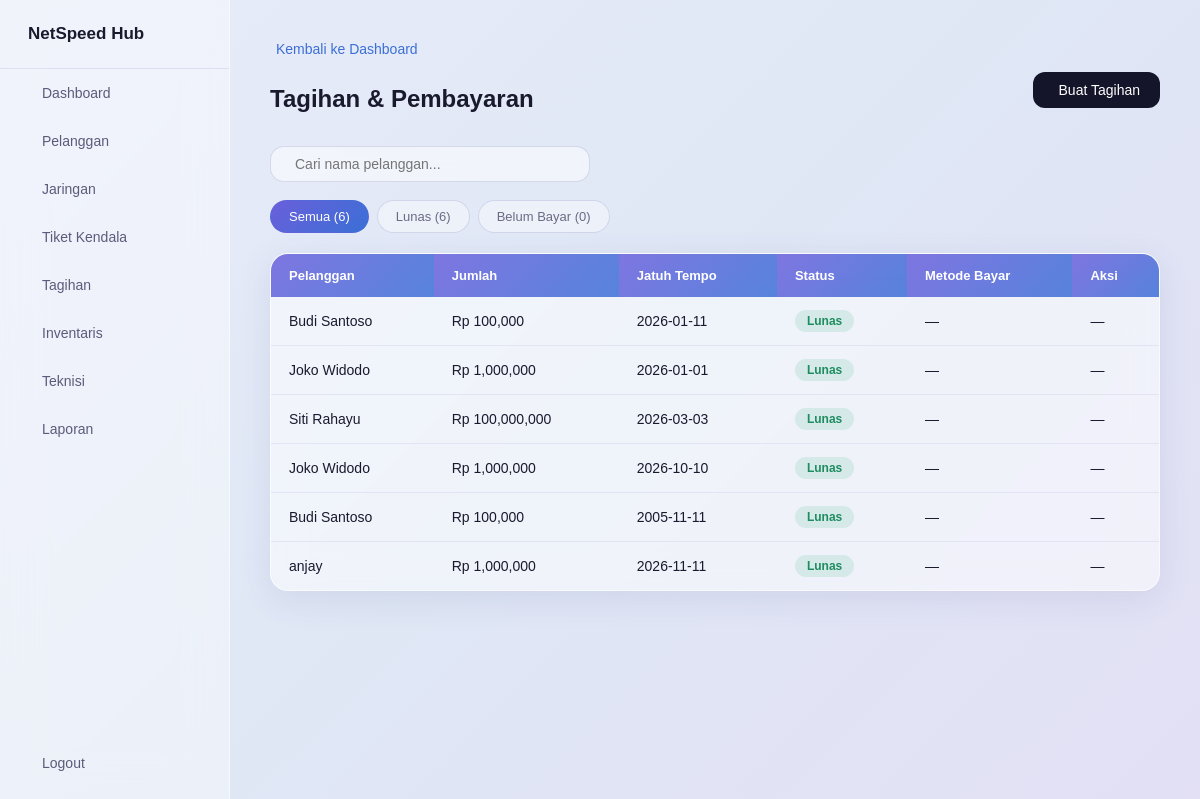
/tagihan (signed in), run on the app's committed database.
### tables this page shows
CREATE TABLE tagihan (
            id INTEGER PRIMARY KEY AUTOINCREMENT,
            pelanggan_id INTEGER,
            jumlah INTEGER,
            jatuh_tempo TEXT,
            status_bayar TEXT DEFAULT 'Belum Bayar', metode_bayar TEXT, tanggal_bayar TEXT,
            FOREIGN KEY (pelanggan_id) REFERENCES pelanggan (id)
        );

CREATE TABLE pelanggan (
            id INTEGER PRIMARY KEY AUTOINCREMENT,
            nama TEXT NOT NULL,
            no_hp TEXT,
            paket TEXT,
            status TEXT DEFAULT 'Aktif'
        );

### App.py (the view)
@app.route("/tagihan")
def tagihan():
    if session.get("role") != "admin":
        return redirect(url_for("login"))
    filter_status = request.args.get("filter", "semua")
    kata_cari = request.args.get("cari", "")
    conn = get_connection()
    cursor = conn.cursor()
    query = """
        SELECT tagihan.id, pelanggan.nama, tagihan.jumlah,
               tagihan.jatuh_tempo, tagihan.status_bayar
        FROM tagihan
        JOIN pelanggan ON tagihan.pelanggan_id = pelanggan.id
        WHERE pelanggan.nama LIKE ?
    """
    params = [f"%{kata_cari}%"]
    if filter_status == "lunas":
        query += " AND tagihan.status_bayar = 'Lunas'"
    elif filter_status == "belum_bayar":
        query += " AND tagihan.status_bayar = 'Belum Bayar'"
    cursor.execute(query, params)
    daftar_tagihan = cursor.fetchall()
    cursor.execute("SELECT COUNT(*) FROM tagihan")
    jumlah_semua = cursor.fetchone()[0]
    cursor.execute("SELECT COUNT(*) FROM tagihan WHERE status_bayar = 'Lunas'")
    jumlah_lunas = cursor.fetchone()[0]
    cursor.execute("SELECT COUNT(*) FROM tagihan WHERE status_bayar = 'Belum Bayar'")
    jumlah_belum_bayar = cursor.fetchone()[0]
    conn.close()
    return render_template(
        "tagihan.html",
        daftar_tagihan=daftar_tagihan,
        filter_status=filter_status,
        kata_cari=kata_cari,
        jumlah_semua=jumlah_semua,
        jumlah_lunas=jumlah_lunas,
        jumlah_belum_bayar=jumlah_belum_bayar
    )

### App.py (called while the page is built)
@app.context_processor
def inject_notifikasi():
    if "username" not in session:
        return {}
    conn = get_connection()
    cursor = conn.cursor()
    notif = 0
    if session.get("role") in ["admin", "teknisi"]:
        cursor.execute(
            "SELECT COUNT(*) FROM tiket_kendala WHERE status = 'Dilaporkan'"
        )
        notif = cursor.fetchone()[0]
    elif session.get("role") == "pelanggan":
        cursor.execute(
            "SELECT COUNT(*) FROM tiket_kendala WHERE pelanggan_id = ? AND status = 'Sedang Ditangani'",
            (session.get("pelanggan_id"),)
        )
        notif = cursor.fetchone()[0]
    conn.close()
    return {"jumlah_notifikasi": notif}

### database.py (called while the page is built)
def get_connection():
    conn = sqlite3.connect("database.db")
    conn.row_factory = sqlite3.Row
    return conn

### Templates/tagihan.html (shortened to what this page needs)
{% extends "base.html" %}
{% block content %}
    <a href="{{ url_for('dashboard') }}" class="back-link"> Kembali ke Dashboard</a>
    <div class="page-header">
        <h1>Tagihan &amp; Pembayaran</h1>
        <a href="{{ url_for('tambah_tagihan') }}" class="btn-primary"> Buat Tagihan</a>
    </div>
    <form method="GET" action="{{ url_for('tagihan') }}" class="search-bar">
        <input type="text" name="cari" value="{{ kata_cari }}" placeholder="Cari nama pelanggan...">
    </form>
    <div class="filter-tabs">
        <a href="{{ url_for('tagihan', filter='semua', cari=kata_cari) }}"
           class="filter-tab {% if filter_status == 'semua' %}active{% endif %}">
            Semua ({{ jumlah_semua }})
        </a>
        <a href="{{ url_for('tagihan', filter='lunas', cari=kata_cari) }}"
           class="filter-tab {% if filter_status == 'lunas' %}active{% endif %}">
            Lunas ({{ jumlah_lunas }})
        </a>
        <a href="{{ url_for('tagihan', filter='belum_bayar', cari=kata_cari) }}"
           class="filter-tab {% if filter_status == 'belum_bayar' %}active{% endif %}">
            Belum Bayar ({{ jumlah_belum_bayar }})
        </a>
    </div>
    <table class="data-table">
        <thead>
            <tr>
                <th>Pelanggan</th>
                <th>Jumlah</th>
                <th>Jatuh Tempo</th>
                <th>Status</th>
                <th>Metode Bayar</th>
                <th>Aksi</th>
            </tr>
        </thead>
        <tbody>
            {% for t in daftar_tagihan %}
            <tr>
                <td>{{ t.nama }}</td>
                <td>Rp {{ "{:,}".format(t.jumlah) }}</td>
                <td>{{ t.jatuh_tempo }}</td>
                <td>
                    {% if t.status_bayar == "Lunas" %}
                        <span class="badge badge-green">Lunas</span>
                    {% else %}
                        <span class="badge badge-red">Belum Bayar</span>
                    {% endif %}
                </td>
                <td>{{ t.metode_bayar if t.metode_bayar else "—" }}</td>
                <td>
                    {% if t.status_bayar != "Lunas" %}
                    <a href="{{ url_for('bayar_tagihan', id=t.id) }}" class="action-edit"><i class="ti ti-credit-card"></i> Bayar</a>
                    {% else %}
                    —
                    {% endif %}
                </td>
            </tr>
            {% endfor %}
        </tbody>
    </table>
{% endblock %}

### Templates/base.html (shortened to what this page needs)
<!DOCTYPE html>
<html lang="id">
<head>
    <link rel="stylesheet" href="https://cdn.jsdelivr.net/npm/@tabler/icons-webfont@2.47.0/tabler-icons.min.css">
    <link rel="stylesheet" href="{{ url_for('static', filename='style.css') }}">
    <link rel="stylesheet" href="https://unpkg.com/leaflet@1.9.4/dist/leaflet.css">
</head>
<body>
    <div class="app-layout">
        <div class="sidebar">
            <div class="sidebar-brand"> NetSpeed Hub</div>
            <a href="{{ url_for('dashboard') }}" class="nav-item"> Dashboard</a>
            <a href="{{ url_for('pelanggan') }}" class="nav-item"> Pelanggan</a>
            <a href="{{ url_for('jaringan') }}" class="nav-item"> Jaringan</a>
            <a href="{{ url_for('tiket') }}" class="nav-item">
                 Tiket Kendala
            </a>
            <a href="{{ url_for('tagihan') }}" class="nav-item"> Tagihan</a>
            <a href="{{ url_for('inventaris') }}" class="nav-item"> Inventaris</a>
            <a href="{{ url_for('teknisi') }}" class="nav-item"> Teknisi</a>
            <a href="{{ url_for('laporan') }}" class="nav-item"> Laporan</a>
            <a href="{{ url_for('logout') }}" class="nav-item nav-logout"> Logout</a>
        </div>
        <div class="main-content">
            {% block content %}{% endblock %}
        </div>
    </div>
</body>
</html>

### Static/Style.css (style rules this page uses)
* { margin: 0; padding: 0; box-sizing: border-box; }
body { font-family: Arial, sans-serif; background: linear-gradient(135deg, #e8ecf9 0%, #dfe7f5 50%, #e3e0f5 100%); min-height: 100vh; }
a { text-decoration: none; }
.app-layout { display: flex; min-height: 100vh; }
.sidebar { width: 230px; background: rgba(255, 255, 255, 0.4); backdrop-filter: blur(20px); border-right: 1px solid rgba(255, 255, 255, 0.5); display: flex; flex-direction: column; flex-shrink: 0; }
.sidebar-brand { color: #1a1a2e; font-size: 17px; font-weight: bold; padding: 24px 20px; border-bottom: 1px solid rgba(150, 150, 200, 0.2); display: flex; align-items: center; gap: 8px; }
.nav-item { color: #5b5b7a; padding: 13px 20px; margin: 3px 12px; border-radius: 12px; font-size: 14px; display: flex; align-items: center; gap: 10px; transition: background 0.2s, color 0.2s; }
.nav-logout { margin-top: auto; margin-bottom: 16px; }
.main-content { flex: 1; padding: 35px 40px; }
.main-content h1 { color: #1a1a2e; margin-bottom: 25px; font-size: 24px; }
.back-link { display: inline-flex; align-items: center; gap: 6px; margin-bottom: 15px; color: #3b6fd6; font-size: 14px; }
.btn-primary { display: inline-flex; align-items: center; gap: 6px; margin-bottom: 18px; padding: 10px 20px; background: #14142b; color: white; border-radius: 12px; font-size: 14px; border: none; cursor: pointer; transition: transform 0.15s, box-shadow 0.15s; }
.data-table { width: 100%; border-collapse: separate; border-spacing: 0; background: rgba(255, 255, 255, 0.5); backdrop-filter: blur(16px); border: 1px solid rgba(255, 255, 255, 0.6); border-radius: 18px; overflow: hidden; box-shadow: 0 8px 32px rgba(80, 90, 160, 0.12); }
.data-table th { background: linear-gradient(135deg, rgba(106, 95, 219, 0.85), rgba(59, 111, 214, 0.85)); color: white; text-align: left; padding: 14px 18px; font-size: 13px; }
.data-table td { padding: 13px 18px; border-bottom: 1px solid rgba(150, 150, 200, 0.15); font-size: 14px; color: #1a1a2e; }
.data-table tbody tr { transition: background-color 0.15s; }
.data-table tr:last-child td { border-bottom: none; }
.badge { display: inline-block; padding: 4px 12px; border-radius: 20px; font-size: 12px; font-weight: bold; }
.badge-green { background-color: rgba(60, 180, 130, 0.15); color: #1e8c5f; }
.page-header { display: flex; justify-content: space-between; align-items: center; margin-bottom: 20px; }
.page-header h1 { margin-bottom: 0; }
.search-bar { display: flex; align-items: center; gap: 8px; background: rgba(255, 255, 255, 0.5); backdrop-filter: blur(10px); border: 1px solid rgba(150, 150, 200, 0.3); border-radius: 14px; padding: 9px 16px; max-width: 320px; margin-bottom: 18px; }
.search-bar input[type="text"] { border: none; outline: none; font-size: 14px; flex: 1; background: transparent; }
.filter-tabs { display: flex; gap: 8px; margin-bottom: 20px; }
.filter-tab { padding: 8px 18px; border: 1px solid rgba(150, 150, 200, 0.3); border-radius: 20px; font-size: 13px; color: #6b6b85; background: rgba(255, 255, 255, 0.4); transition: transform 0.15s, background 0.2s; }
.filter-tab.active { background: linear-gradient(135deg, #6a5fdb, #3b6fd6); color: white; border-color: transparent; }
.nav-item { position: relative; }

### data on the page
tagihan: nama "Budi Santoso", jumlah "100,000", jatuh_tempo "2026-01-11", status_bayar "Lunas", metode_bayar "—"
tagihan: nama "Joko Widodo", jumlah "1,000,000", jatuh_tempo "2026-01-01", status_bayar "Lunas", metode_bayar "—"
tagihan: nama "Siti Rahayu", jumlah "100,000,000", jatuh_tempo "2026-03-03", status_bayar "Lunas", metode_bayar "—"
tagihan: nama "Joko Widodo", jumlah "1,000,000", jatuh_tempo "2026-10-10", status_bayar "Lunas", metode_bayar "—"
tagihan: nama "Budi Santoso", jumlah "100,000", jatuh_tempo "2005-11-11", status_bayar "Lunas", metode_bayar "—"
tagihan: nama "anjay", jumlah "1,000,000", jatuh_tempo "2026-11-11", status_bayar "Lunas", metode_bayar "—"

### other printed values
{{ jumlah_semua }} "6"
{{ jumlah_lunas }} "6"
{{ jumlah_belum_bayar }} "0"
